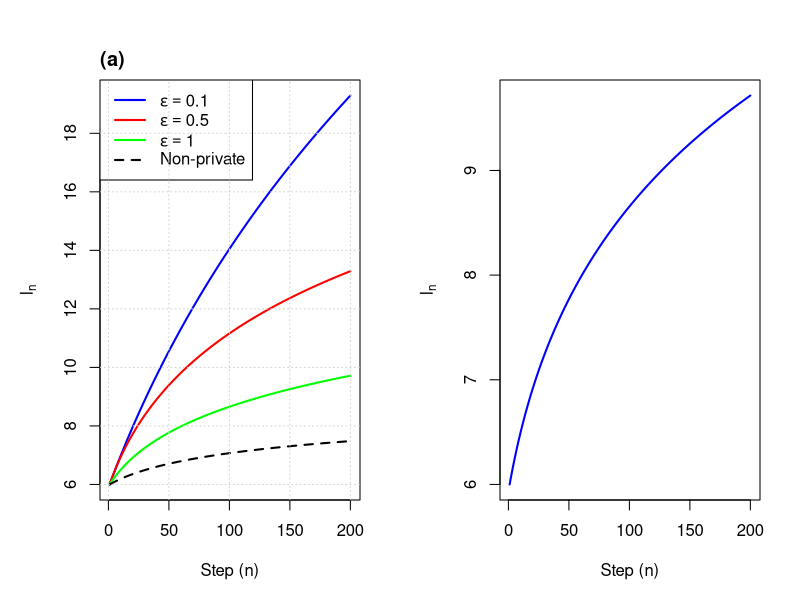

Write R code to recreate this figure. (Note: this script raises an error after producing the figure.)
#Genearate Figure K1: Evolution of l_n

# Load required package
library(pracma) # For numerical integration

# Define parameters
sigma <- 1

# Define function a(epsilon)
a <- function(epsilon) {
  1 / (1 + exp(epsilon))
}

# Define the integrand functions for theta = -1
integrand1_theta_minus1 <- function(sn, ln, sigma) {
  (1 / (sqrt(2 * pi) * sigma)) * exp(-((sn + 1)^2) / (2 * sigma^2))
}

integrand2_theta_minus1 <- function(sn, ln, sigma, epsilon, a) {
  (1 / (sqrt(2 * pi) * sigma)) * exp(-((sn + 1)^2) / (2 * sigma^2)) * a * exp(epsilon * (sn + sigma^2 * ln / 2))
}

integrand3_theta_minus1 <- function(sn, ln, sigma, epsilon, a) {
  (1 / (sqrt(2 * pi) * sigma)) * exp(-((sn + 1)^2) / (2 * sigma^2)) * a * exp(-epsilon * (sn + sigma^2 * ln / 2))
}

# Probability function for theta = -1
P_xn_given_ln_theta_minus1 <- function(ln, sigma, epsilon) {
  a_val <- a(epsilon)
  term1 <- integral(function(sn) integrand1_theta_minus1(sn, ln, sigma), -Inf, -sigma^2 * ln / 2)
  term2 <- integral(function(sn) integrand2_theta_minus1(sn, ln, sigma, epsilon, a_val), -Inf, -sigma^2 * ln / 2)
  term3 <- integral(function(sn) integrand3_theta_minus1(sn, ln, sigma, epsilon, a_val), -sigma^2 * ln / 2, Inf)
  return(term1 - term2 + term3)
}

# Define the integrand functions for theta = +1
integrand1_theta_plus1 <- function(sn, ln, sigma) {
  (1 / (sqrt(2 * pi) * sigma)) * exp(-((sn - 1)^2) / (2 * sigma^2))
}

integrand2_theta_plus1 <- function(sn, ln, sigma, epsilon, a) {
  (1 / (sqrt(2 * pi) * sigma)) * exp(-((sn - 1)^2) / (2 * sigma^2)) * a * exp(epsilon * (sn + sigma^2 * ln / 2))
}

integrand3_theta_plus1 <- function(sn, ln, sigma, epsilon, a) {
  (1 / (sqrt(2 * pi) * sigma)) * exp(-((sn - 1)^2) / (2 * sigma^2)) * a * exp(-epsilon * (sn + sigma^2 * ln / 2))
}

# Probability function for theta = +1
P_xn_given_ln_theta_plus1 <- function(ln, sigma, epsilon) {
  a_val <- a(epsilon)
  term1 <- integral(function(sn) integrand1_theta_plus1(sn, ln, sigma), -Inf, -sigma^2 * ln / 2)
  term2 <- integral(function(sn) integrand2_theta_plus1(sn, ln, sigma, epsilon, a_val), -Inf, -sigma^2 * ln / 2)
  term3 <- integral(function(sn) integrand3_theta_plus1(sn, ln, sigma, epsilon, a_val), -sigma^2 * ln / 2, Inf)
  return(term1 - term2 + term3)
}

# Define the ratio function
ratio_function <- function(ln, sigma, epsilon) {
  P_minus1 <- P_xn_given_ln_theta_minus1(ln, sigma, epsilon)
  P_plus1 <- P_xn_given_ln_theta_plus1(ln, sigma, epsilon)
  return((1 - P_plus1) / (1 - P_minus1))
}

# Simulate l_n based on the recurrence relationship (integration-based)
simulate_ln <- function(ln_start, n_steps, sigma, epsilon) {
  ln_values <- numeric(n_steps)
  ln_values[1] <- ln_start
  
  for (i in 2:n_steps) {
    ratio <- ratio_function(ln_values[i - 1], sigma, epsilon)
    ln_values[i] <- ln_values[i - 1] + log(ratio)
  }
  
  return(ln_values)
}

# Parameters for simulation
ln_start <- 6
n_steps <- 200

# Epsilon values to compare
epsilon_values <- c(0.1, 0.5, 1)

# Generate l_n values for each epsilon (integration-based)
ln_curves <- lapply(epsilon_values, function(epsilon) simulate_ln(ln_start, n_steps, sigma, epsilon))

# Compute the constant C for the recursive formula
epsilon <- 1
C <- 1 / (exp(epsilon) + 1) * (exp(epsilon + epsilon^2 * sigma^2 / 2) - exp(-epsilon + epsilon^2 * sigma^2 / 2))

# Simulate l_n based on the new recurrence formula
simulate_ln_new <- function(ln_start, n_steps) {
  ln_values <- numeric(n_steps)
  ln_values[1] <- ln_start
  
  for (n in 2:n_steps) {
    ln <- ln_values[n - 1]
    ln_values[n] <- ln + C * exp(-epsilon * sigma^2 * ln / 2)
  }
  
  return(ln_values)
}

# Generate l_n values for non-private case (ε = 100)
epsilon_non_private <- 100
ln_non_private <- simulate_ln(ln_start, n_steps, sigma, epsilon_non_private)

# Reset the plotting layout and margins to default
par(mfrow = c(1, 2), mar = c(5, 5, 4, 2)) 

# Left plot (a): Evolution of l_n for different epsilon values (integration-based)
plot(1:n_steps, ln_curves[[1]], type = "l", col = "blue", lwd = 2, 
     xlab = "Step (n)", ylab = expression(l[n]))
lines(1:n_steps, ln_curves[[2]], col = "red", lwd = 2)
lines(1:n_steps, ln_curves[[3]], col = "green", lwd = 2)

# Add the non-private function curve (dashed black line)
lines(1:n_steps, ln_non_private, col = "black", lwd = 2, lty = 2)

# Update the legend to include the non-private function
legend("topleft", legend = c(expression(epsilon == 0.1), expression(epsilon == 0.5), expression(epsilon == 1), 
                             "Non-private"), 
       col = c("blue", "red", "green", "black"), 
       lty = c(1, 1, 1, 2), lwd = 2)

mtext("(a)", side = 3, line = 0.5, adj = 0, cex = 1.2, font = 2) # Label for left plot
grid()

# Right plot (b): Comparison of integration-based and recursive formula for epsilon = 1
plot(1:n_steps, ln_curves[[3]], type = "l", col = "blue", lwd = 2, 
     xlab = "Step (n)", ylab = expression(l[n]))
lines(1:n_steps, ln_values_new, col = "red", lwd = 2)
legend("topleft", legend = c("Exact", "Approximate"),
       col = c("blue", "red"), lty = 1, lwd = 2)
mtext("(b)", side = 3, line = 0.5, adj = 0, cex = 1.2, font = 2) # Label for right plot
grid()
